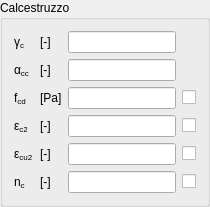
               <widget class="QGroupBox" name="ULSCncrGroupBox">
                <property name="title">
                 <string>Calcestruzzo</string>
                </property>
                <layout class="QGridLayout" name="gridLayout_15">
                 <item row="0" column="0">
                  <widget class="QLabelRichName" name="gammaCLabel">
                   <property name="text">
                    <string>&lt;html&gt;&lt;head/&gt;&lt;body&gt;&lt;p&gt;γ&lt;span style=&quot; vertical-align:sub;&quot;&gt;c&lt;/span&gt;&lt;/p&gt;&lt;/body&gt;&lt;/html&gt;</string>
                   </property>
                  </widget>
                 </item>
                 <item row="0" column="1">
                  <widget class="QLabelUnitMeasure" name="gammaCUMLabel">
                   <property name="text">
                    <string>[-]</string>
                   </property>
                  </widget>
                 </item>
                 <item row="0" column="2">
                  <widget class="QLineEditValue" name="gammaCLEdit"/>
                 </item>
                 <item row="1" column="0">
                  <widget class="QLabelRichName" name="alphaCCLabel">
                   <property name="text">
                    <string>&lt;html&gt;&lt;head/&gt;&lt;body&gt;&lt;p&gt;α&lt;span style=&quot; vertical-align:sub;&quot;&gt;cc&lt;/span&gt;&lt;/p&gt;&lt;/body&gt;&lt;/html&gt;</string>
                   </property>
                  </widget>
                 </item>
                 <item row="1" column="1">
                  <widget class="QLabelUnitMeasure" name="alphaCCUMLabel">
                   <property name="text">
                    <string>[-]</string>
                   </property>
                  </widget>
                 </item>
                 <item row="1" column="2">
                  <widget class="QLineEditValue" name="alphaCCLEdit"/>
                 </item>
                 <item row="2" column="0">
                  <widget class="QLabelRichName" name="fcdLabel">
                   <property name="text">
                    <string>&lt;html&gt;&lt;head/&gt;&lt;body&gt;&lt;p&gt;f&lt;span style=&quot; vertical-align:sub;&quot;&gt;cd&lt;/span&gt;&lt;/p&gt;&lt;/body&gt;&lt;/html&gt;</string>
                   </property>
                  </widget>
                 </item>
                 <item row="2" column="1">
                  <widget class="QLabelUnitMeasure" name="fcdUMLabel">
                   <property name="text">
                    <string>[Pa]</string>
                   </property>
                  </widget>
                 </item>
                 <item row="2" column="2">
                  <widget class="QLineEditValue" name="fcdLEdit"/>
                 </item>
                 <item row="2" column="3">
                  <widget class="QCheckBoxReadOnly" name="fcdCheckBox">
                   <property name="text">
                    <string/>
                   </property>
                  </widget>
                 </item>
                 <item row="3" column="0">
                  <widget class="QLabelRichName" name="epsC2Label">
                   <property name="text">
                    <string>&lt;html&gt;&lt;head/&gt;&lt;body&gt;&lt;p&gt;ε&lt;span style=&quot; vertical-align:sub;&quot;&gt;c2&lt;/span&gt;&lt;/p&gt;&lt;/body&gt;&lt;/html&gt;</string>
                   </property>
                  </widget>
                 </item>
                 <item row="3" column="1">
                  <widget class="QLabelUnitMeasure" name="epsC2UMLabel">
                   <property name="text">
                    <string>[-]</string>
                   </property>
                  </widget>
                 </item>
                 <item row="3" column="2">
                  <widget class="QLineEditValue" name="epsC2LEdit"/>
                 </item>
                 <item row="3" column="3">
                  <widget class="QCheckBoxReadOnly" name="epsC2CheckBox">
                   <property name="text">
                    <string/>
                   </property>
                  </widget>
                 </item>
                 <item row="4" column="0">
                  <widget class="QLabelRichName" name="epsCU2Label">
                   <property name="text">
                    <string>&lt;html&gt;&lt;head/&gt;&lt;body&gt;&lt;p&gt;ε&lt;span style=&quot; vertical-align:sub;&quot;&gt;cu2&lt;/span&gt;&lt;/p&gt;&lt;/body&gt;&lt;/html&gt;</string>
                   </property>
                  </widget>
                 </item>
                 <item row="4" column="1">
                  <widget class="QLabelUnitMeasure" name="epsCU2UMLabel">
                   <property name="text">
                    <string>[-]</string>
                   </property>
                  </widget>
                 </item>
                 <item row="4" column="2">
                  <widget class="QLineEditValue" name="epsCU2LEdit"/>
                 </item>
                 <item row="4" column="3">
                  <widget class="QCheckBoxReadOnly" name="epsCU2CheckBox">
                   <property name="text">
                    <string/>
                   </property>
                  </widget>
                 </item>
                 <item row="5" column="0">
                  <widget class="QLabelRichName" name="nCLabel">
                   <property name="text">
                    <string>&lt;html&gt;&lt;head/&gt;&lt;body&gt;&lt;p&gt;n&lt;span style=&quot; vertical-align:sub;&quot;&gt;c&lt;/span&gt;&lt;/p&gt;&lt;/body&gt;&lt;/html&gt;</string>
                   </property>
                  </widget>
                 </item>
                 <item row="5" column="1">
                  <widget class="QLabelUnitMeasure" name="nCUMLabel">
                   <property name="text">
                    <string>[-]</string>
                   </property>
                  </widget>
                 </item>
                 <item row="5" column="2">
                  <widget class="QLineEditValue" name="nCLEdit"/>
                 </item>
                 <item row="5" column="3">
                  <widget class="QCheckBoxReadOnly" name="nCCheckBox">
                   <property name="text">
                    <string/>
                   </property>
                  </widget>
                 </item>
                </layout>
               </widget>
